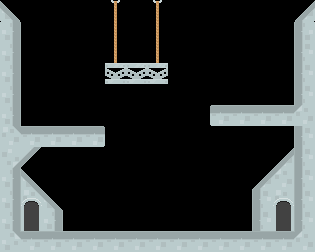

Rendered tile map (Tiled .tmx) drawn with the repository's tilesets; below, a short description and the full map source, tile grids included:
An orthogonal 15x12 tile map with 21x21 px tiles, 4 tile layers (background, interactive, platform, foreground), 2 tilesets and 6 objects (exit, begin, switch, enemyStop1, enemyBegin, ...).

<map version="1.0" orientation="orthogonal" renderorder="right-down" width="15" height="12" tilewidth="21" tileheight="21" nextobjectid="16">
 <tileset firstgid="1" name="hints" tilewidth="70" tileheight="70" tilecount="4" columns="4">
  <image source="images/collision.png" width="280" height="70" />
 </tileset>
 <tileset firstgid="5" name="pixel" tilewidth="21" tileheight="21" spacing="2" margin="2" tilecount="900" columns="30">
  <image source="images/pixel.png" width="692" height="692" />
 </tileset>
 <layer name="background" width="15" height="12">
  <data encoding="csv">
2684354871,0,0,0,0,0,0,0,0,0,0,0,0,0,311,
0,0,0,0,0,0,0,0,0,0,0,0,0,0,0,
0,0,0,0,0,0,0,0,0,0,0,0,0,0,0,
0,0,0,0,0,0,0,0,0,0,0,0,0,0,0,
0,0,0,0,0,0,0,0,0,0,0,0,0,0,0,
0,0,0,0,0,0,0,0,0,0,0,0,0,0,0,
0,0,0,0,0,0,0,0,0,0,0,0,0,0,0,
1073742166,1073742136,0,0,0,0,0,0,0,0,0,0,0,311,0,
342,2684354871,0,0,0,0,0,0,0,0,0,0,311,341,0,
0,342,2684354871,0,0,0,0,0,0,0,0,0,1610613044,337,0,
0,337,2684354868,0,0,0,0,0,0,0,0,0,1610613044,337,0,
0,0,0,0,0,0,0,0,0,0,0,0,0,0,0
</data>
 </layer>
 <layer name="interactive" width="15" height="12">
  <data encoding="csv">
0,0,0,0,0,0,0,0,0,0,0,0,0,0,0,
0,0,0,0,0,0,0,0,0,0,0,0,0,0,0,
0,0,0,0,0,0,0,0,0,0,0,0,0,0,0,
0,0,0,0,0,0,0,0,0,0,0,0,0,0,0,
0,0,0,0,0,0,0,0,0,0,0,0,0,0,0,
0,0,0,0,0,0,0,0,0,0,0,0,0,0,0,
0,0,0,0,0,0,0,0,0,0,0,0,0,0,0,
0,0,0,0,0,0,0,0,0,0,0,0,0,0,0,
0,0,0,0,0,0,0,0,0,0,0,0,0,0,0,
0,141,0,0,0,0,0,0,0,0,0,0,0,141,0,
0,142,0,0,0,0,0,0,0,0,0,0,0,142,0,
0,0,0,0,0,0,0,0,0,0,0,0,0,0,0
</data>
 </layer>
 <layer name="platform" width="15" height="12">
  <data encoding="csv">
0,0,0,0,0,0,0,0,0,0,0,0,0,0,0,
2684354867,0,0,0,0,0,0,0,0,0,0,0,0,0,536871219,
2684354868,0,0,0,0,0,0,0,0,0,0,0,0,0,1610613044,
2684354868,0,0,0,0,829,829,829,0,0,0,0,0,0,1610613044,
2684354868,0,0,0,0,0,0,0,0,0,0,0,0,0,1610613044,
2684354868,0,0,0,0,0,0,0,0,0,307,308,308,308,341,
342,308,308,308,309,0,0,0,0,0,0,0,0,0,1610613044,
3221225813,0,0,0,0,0,0,0,0,0,0,0,0,0,1610613044,
2684354868,0,0,0,0,0,0,0,0,0,0,0,0,0,1610613044,
2684354868,0,0,0,0,0,0,0,0,0,0,0,0,0,1610613044,
2684354868,0,0,0,0,0,0,0,0,0,0,0,0,0,1610613044,
2684354901,308,308,308,308,308,308,308,308,308,308,308,308,308,341
</data>
 </layer>
 <layer name="foreground" width="15" height="12">
  <data encoding="csv">
0,0,0,0,0,353,0,353,0,0,0,0,0,0,0,
0,0,0,0,0,351,0,351,0,0,0,0,0,0,0,
0,0,0,0,0,351,0,351,0,0,0,0,0,0,0,
0,0,0,0,0,0,0,0,0,0,0,0,0,0,0,
0,0,0,0,0,0,0,0,0,0,0,0,0,0,0,
0,0,0,0,0,0,0,0,0,0,0,0,0,0,0,
0,0,0,0,0,0,0,0,0,0,0,0,0,0,0,
0,0,0,0,0,0,0,0,0,0,0,0,0,0,0,
0,0,0,0,0,0,0,0,0,0,0,0,0,0,0,
0,0,0,0,0,0,0,0,0,0,0,0,0,0,0,
0,0,0,0,0,0,0,0,0,0,0,0,0,0,0,
0,0,0,0,0,0,0,0,0,0,0,0,0,0,0
</data>
 </layer>
 <objectgroup name="evenement">
  <object id="1" name="exit" type="exit" x="273" y="189" width="22.5" height="42.482" />
  <object id="5" name="begin" type="begin" x="21" y="189" width="20.5" height="40" />
  <object id="10" name="switch" x="148.667" y="211.667" width="20.6667" height="19.3333" />
  <object id="12" name="enemyStop1" x="139" y="38.3333" width="21" height="19.3333" />
  <object id="13" name="enemyBegin" x="50.3333" y="38" width="21.3333" height="20.3333" />
  <object id="14" name="enemyEnd" x="210.333" y="38.3333" width="20" height="19.3333" />
 </objectgroup>
</map>
